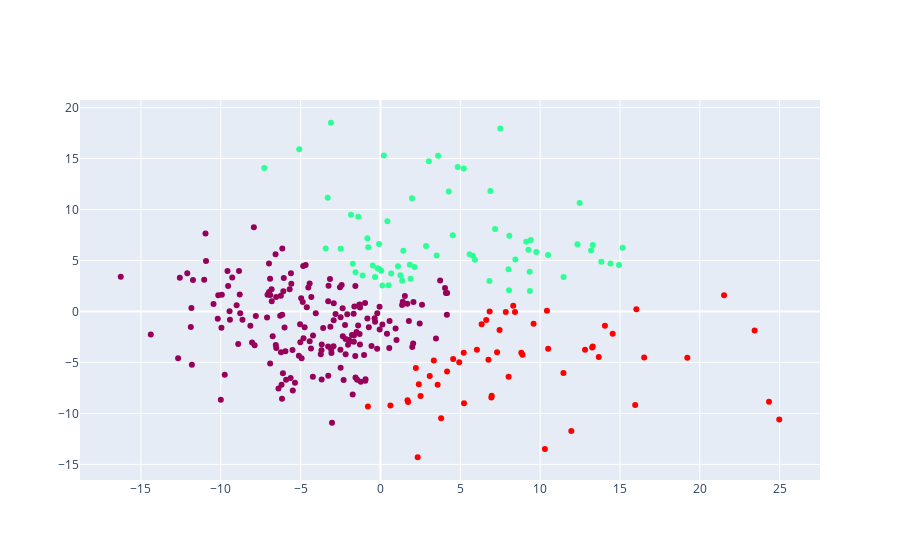

The cell this chart's notebook holds for it:
### Code cell
cluster_pca_vital_hour = AgglomerativeClustering(n_clusters=3, affinity='euclidean', linkage='ward')  
cluster_pca_vital_hour.fit_predict(pca_data_vital_hour)
fig = go.Figure([go.Scatter(x=pca_data_vital_hour[:,0], 
                            y=pca_data_vital_hour[:,1], 
                            marker={'color':cluster_pca_vital_hour.labels_}, 
                            mode='markers',
                            text=sorted(df.FallNr.unique()),
                            hovertemplate='%{text}<br><extra></extra>',
                            marker_colorscale=px.colors.sequential.Rainbow)])

fig.show()
fig.write_html(image_path+'cluster_vital_all_hour_pca.html')

### Figure 1 — Plotly figure (JSON) as saved in the notebook; plotly's stock layout.template omitted (floating-point values rounded to 4 significant figures; data arrays with more than 128 entries replaced by an {"elided": "..."} marker saying what was removed)
{"data": [{"hovertemplate": "%{text}<br><extra></extra>", "marker": {"color": {"elided": "294 int values"}, "colorscale": [[0, "rgb(150,0,90)"], [0.125, "rgb(0,0,200)"], [0.25, "rgb(0,25,255)"], [0.375, "rgb(0,152,255)"], [0.5, "rgb(44,255,150)"], [0.625, "rgb(151,255,0)"], [0.75, "rgb(255,234,0)"], [0.875, "rgb(255,111,0)"], [1, "rgb(255,0,0)"]]}, "mode": "markers", "text": {"elided": "294 str values"}, "type": "scatter", "x": {"elided": "294 float values"}, "y": {"elided": "294 float values"}}], "layout": {}}
